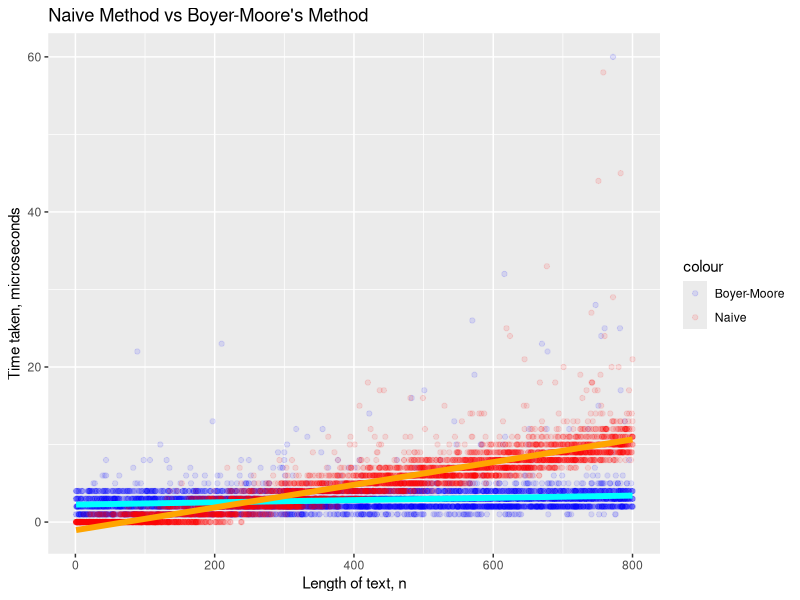

This figure's R source:
require(ggplot2)

data <- read.csv(file = "Report.txt", header = TRUE)

ggplot(data, aes(x = length.of.text)) + 
    geom_point(aes(y = Boyer.Moore, colour = "Boyer-Moore"), alpha=0.1) +
    geom_point(aes(y = Naive, colour = "Naive"), alpha = 0.1) +
    geom_smooth(aes(y = Boyer.Moore), method = "lm", se = FALSE, color = "cyan", size = 2) +
    geom_smooth(aes(y = Naive), method = "lm", se = FALSE, color = "orange", size = 2) +
    scale_colour_manual(values = c("blue", "red")) +
    ylab("Time taken, microseconds") +
    xlab("Length of text, n") + 
    ggtitle("Naive Method vs Boyer-Moore's Method")

dev.copy(png, filename = "Graph.png")
dev.off()